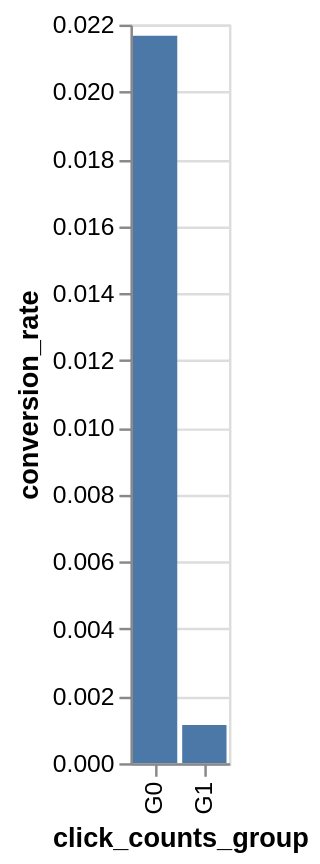

Notebook cell for this chart:
### Code cell
(train
 # Create `conversion_rate` column
 .group_by(S.ip, maintain_order=True)
 .agg(pl.col(S.label()).value_counts())
 .explode(S.label())
 .unnest(S.label())
 .pivot(index=S.ip, values='count', on=S.label())
 .select(S.ip, 'true', 'false') # always make `true`` column first
 .fill_null(0)
 .with_columns(
    conversion_rate=pl.col('true').truediv(pl.col('false').add(pl.col('true')))
 # ------ End of `conversion_rate` column creation ------
 ).join(
    train_extended.select(S.ip, E.click_counts_group).unique(),
    on=S.ip, maintain_order='left',
 )
.group_by(E.click_counts_group, maintain_order=True)
.agg(pl.mean('conversion_rate'))
 .plot.bar(
    x=E.click_counts_group,
    y='conversion_rate')
)

### Figure 1 — Vega-Lite specification as saved in the notebook (floating-point values rounded to 4 significant figures)
{"config": {"view": {"continuousWidth": 300, "continuousHeight": 300}}, "data": {"name": "data-e9d87ea1ce97be6afcf273d3c0755c39"}, "mark": {"type": "bar", "tooltip": true}, "encoding": {"x": {"field": "click_counts_group", "sort": ["G0", "G1"], "type": "ordinal"}, "y": {"field": "conversion_rate", "type": "quantitative"}}, "params": [{"name": "param_2", "select": {"type": "interval", "encodings": ["x", "y"]}, "bind": "scales"}], "$schema": "https://vega.github.io/schema/vega-lite/v5.20.1.json", "datasets": {"data-e9d87ea1ce97be6afcf273d3c0755c39": [{"click_counts_group": "G0", "conversion_rate": 0.02167}, {"click_counts_group": "G1", "conversion_rate": 0.001135}]}}
